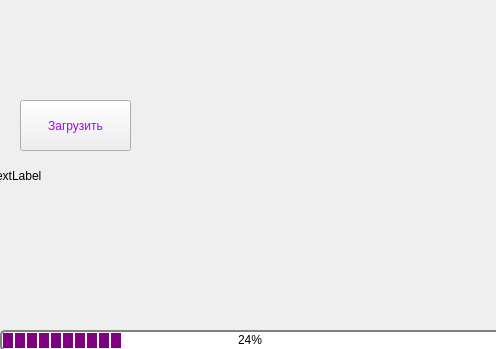
<?xml version="1.0" encoding="UTF-8"?>
<ui version="4.0">
 <class>Form</class>
 <widget class="QWidget" name="Form">
  <property name="geometry">
   <rect>
    <x>0</x>
    <y>0</y>
    <width>496</width>
    <height>349</height>
   </rect>
  </property>
  <property name="windowTitle">
   <string>Form</string>
  </property>
  <property name="styleSheet">
   <string notr="true">
</string>
  </property>
  <widget class="QProgressBar" name="progressBar">
   <property name="geometry">
    <rect>
     <x>0</x>
     <y>330</y>
     <width>501</width>
     <height>21</height>
    </rect>
   </property>
   <property name="styleSheet">
    <string notr="true">QProgressBar{
	font: 75 italic 12pt &quot;Times New Roman&quot;;
	
    border: 2px solid grey;
    border-radius: 5px;
    text-align: center
}

QProgressBar::chunk {
    background-color: purple;
    width: 10px;
    margin: 1px;
}</string>
   </property>
   <property name="value">
    <number>24</number>
   </property>
  </widget>
  <widget class="QPushButton" name="pushButton">
   <property name="geometry">
    <rect>
     <x>20</x>
     <y>100</y>
     <width>111</width>
     <height>51</height>
    </rect>
   </property>
   <property name="styleSheet">
    <string notr="true">font: 75 italic 12pt &quot;Times New Roman&quot;;
color: rgb(170, 0, 255);</string>
   </property>
   <property name="text">
    <string>Загрузить</string>
   </property>
  </widget>
  <widget class="QLabel" name="label">
   <property name="geometry">
    <rect>
     <x>-10</x>
     <y>-80</y>
     <width>641</width>
     <height>511</height>
    </rect>
   </property>
   <property name="styleSheet">
    <string notr="true">image:url(:/da/backiee-308662-landscape.jpg)</string>
   </property>
   <property name="text">
    <string>TextLabel</string>
   </property>
  </widget>
  <zorder>label</zorder>
  <zorder>progressBar</zorder>
  <zorder>pushButton</zorder>
 </widget>
 <resources>
  <include location="../tab_widget/photo.qrc"/>
 </resources>
 <connections/>
</ui>
